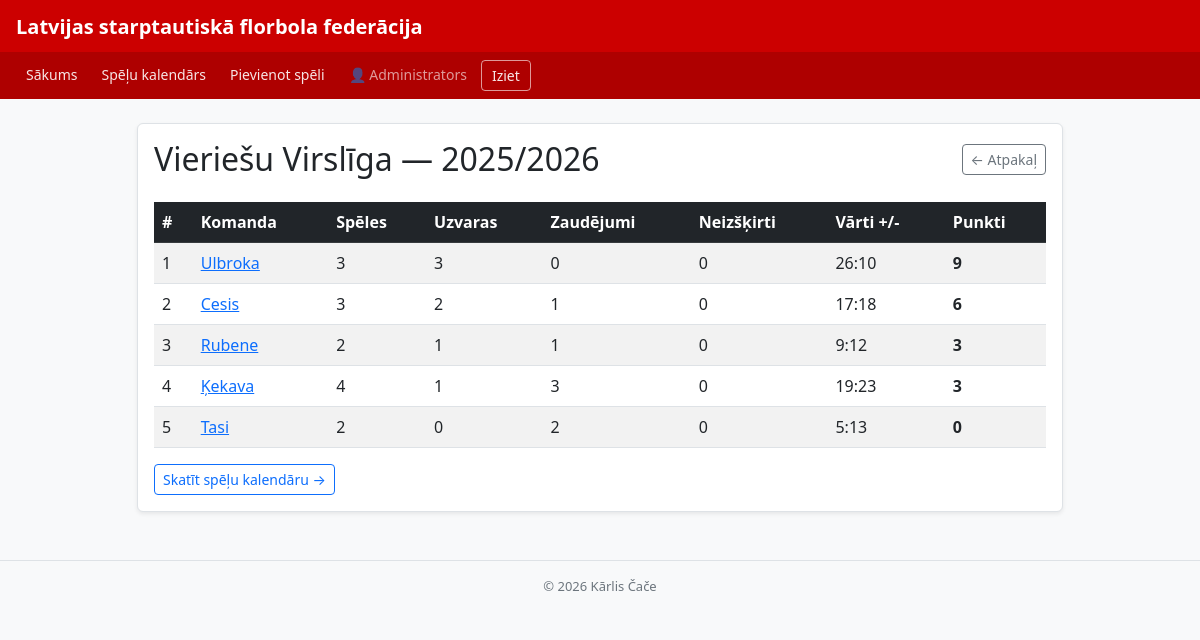
Page /tabula/1 (signed in) on the committed database.
### tables this page shows
CREATE TABLE ligas (
            id        INTEGER PRIMARY KEY AUTOINCREMENT,
            nosaukums TEXT NOT NULL,
            sezona    TEXT NOT NULL
        );

CREATE TABLE komandas (
            id        INTEGER PRIMARY KEY AUTOINCREMENT,
            nosaukums TEXT NOT NULL,
            liga_id   INTEGER NOT NULL,
            FOREIGN KEY (liga_id) REFERENCES ligas(id)
        );

### app.py (the view)
@app.route("/tabula/<int:liga_id>")
def tabula(liga_id):
    conn = get_db()
    liga = conn.execute("SELECT * FROM ligas WHERE id = ?", (liga_id,)).fetchone()
    if not liga:
        conn.close()
        flash("Šāda līga neeksistē!", "error")
        return redirect(url_for("sakums"))
    komandas_raw = conn.execute(
        "SELECT * FROM komandas WHERE liga_id = ?", (liga_id,)
    ).fetchall()
    speles = conn.execute(
        "SELECT * FROM speles WHERE liga_id = ?", (liga_id,)
    ).fetchall()
    conn.close()
    stat = {}
    for k in komandas_raw:
        stat[k["id"]] = {
            "id": k["id"], "nosaukums": k["nosaukums"],
            "speles": 0, "uzvaras": 0, "zaudejumi": 0,
            "neizskirti": 0, "guti": 0, "ielaistie": 0, "punkti": 0
        }
    for s in speles:
        majas  = s["majas_komanda_id"]
        viesi  = s["viesi_komanda_id"]
        majas_goli = s["majas_varti"]
        viesi_goli = s["viesi_varti"]
        if majas in stat and viesi in stat:
            stat[majas]["speles"] += 1
            stat[viesi]["speles"] += 1
            stat[majas]["guti"]      += majas_goli
            stat[majas]["ielaistie"] += viesi_goli
            stat[viesi]["guti"]      += viesi_goli
            stat[viesi]["ielaistie"] += majas_goli
            if majas_goli > viesi_goli:
                stat[majas]["uzvaras"]  += 1
                stat[majas]["punkti"]   += 3
                stat[viesi]["zaudejumi"] += 1
            elif viesi_goli > majas_goli:
                stat[viesi]["uzvaras"]  += 1
                stat[viesi]["punkti"]   += 3
                stat[majas]["zaudejumi"] += 1
            else:
                stat[majas]["neizskirts"] += 1
                stat[viesi]["neizskirts"] += 1
                stat[majas]["punkti"] += 1
                stat[viesi]["punkti"] += 1
    komandas = sorted(stat.values(), key=lambda x: x["punkti"], reverse=True)
    return render_template("ligas.html", liga=liga, komandas=komandas)

### app.py (called while the page is built)
def get_db():
    conn = sqlite3.connect(fails, check_same_thread=False)
    conn.execute("PRAGMA foreign_keys = ON")
    conn.row_factory = sqlite3.Row
    return conn

### templates/ligas.html
{% extends "pamats.html" %}
{% block content %}
<div class="row justify-content-center mt-4">
    <div class="col-md-10">
        <div class="card shadow-sm">
            <div class="card-body">
                <div class="d-flex justify-content-between align-items-center mb-4">
                    <h2 class="mb-0">{{ liga.nosaukums }} &mdash; {{ liga.sezona }}</h2>
                    <a href="/" class="btn btn-outline-secondary btn-sm">&larr; Atpakaļ</a>
                </div>
                {% if komandas %}
                    <table class="table table-striped table-hover">
                        <thead class="table-dark">
                            <tr>
                                <th>#</th>
                                <th>Komanda</th>
                                <th>Spēles</th>
                                <th>Uzvaras</th>
                                <th>Zaudējumi</th>
                                <th>Neizšķirti</th>
                                <th>Vārti +/-</th>
                                <th>Punkti</th>
                            </tr>
                        </thead>
                        <tbody>
                            {% for k in komandas %}
                                <tr>
                                    <td>{{ loop.index }}</td>
                                    <td><a href="/komanda/{{ k.id }}">{{ k.nosaukums }}</a></td>
                                    <td>{{ k.speles }}</td>
                                    <td>{{ k.uzvaras }}</td>
                                    <td>{{ k.zaudejumi }}</td>
                                    <td>{{ k.neizskirti }}</td>
                                    <td>{{ k.guti }}:{{ k.ielaistie }}</td>
                                    <td><strong>{{ k.punkti }}</strong></td>
                                </tr>
                            {% endfor %}
                        </tbody>
                    </table>
                {% else %}
                    <p class="text-muted">Šajā līgā vēl nav komandu.</p>
                {% endif %}
                <div class="mt-3">
                    <a href="/speles/{{ liga.id }}" class="btn btn-outline-primary btn-sm">Skatīt spēļu kalendāru &rarr;</a>
                </div>
            </div>
        </div>
    </div>
</div>
{% endblock %}

### templates/pamats.html (style rules this page uses)
body { background: #f8f9fa; }
.card { border: 1px solid #dee2e6; border-radius: 6px; }

### rows in the picture
ligas: nosaukums "Vieriešu Virslīga", sezona "2025/2026"
komandas: nosaukums "Ulbroka", speles "3", uzvaras "3", zaudejumi "0", neizskirti "0", guti "26", ielaistie "10", punkti "9"
komandas: nosaukums "Cesis", speles "3", uzvaras "2", zaudejumi "1", neizskirti "0", guti "17", ielaistie "18", punkti "6"
komandas: nosaukums "Rubene", speles "2", uzvaras "1", zaudejumi "1", neizskirti "0", guti "9", ielaistie "12", punkti "3"
komandas: nosaukums "Ķekava", speles "4", uzvaras "1", zaudejumi "3", neizskirti "0", guti "19", ielaistie "23", punkti "3"
komandas: nosaukums "Tasi", speles "2", uzvaras "0", zaudejumi "2", neizskirti "0", guti "5", ielaistie "13", punkti "0"

### other values in the picture
{{ session['vards'] }} "Administrators"
